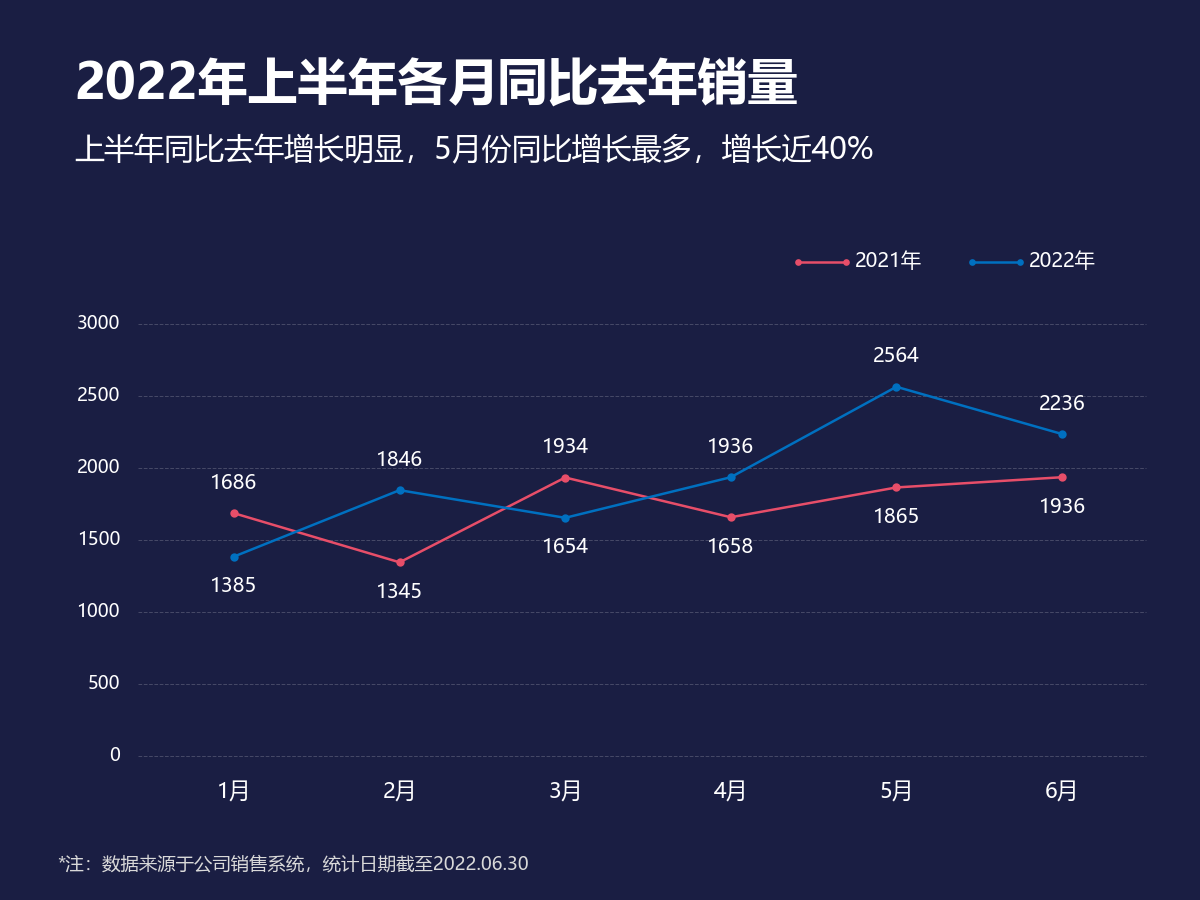

Python code for this plot:
# -*- coding: utf-8 -*-
from pathlib import Path
import openpyxl
# 向上查找原始教材目录；只读，不修改 Excel。图形和标签共用同一组单元格值。
HERE = Path(__file__).resolve().parent
SOURCE = next((p for base in HERE.parents for p in base.glob('《*/第二章 图表(前15).xlsx')), None)
if SOURCE is None:
    raise FileNotFoundError('请把本文件夹放在教材 Excel 所在项目目录下。缺少 第二章 图表(前15).xlsx')
wb = openpyxl.load_workbook(SOURCE, data_only=True, read_only=True)
ws = wb['13 对比折线图']
def col(letter, start, end):
    values = [ws[f'{letter}{r}'].value for r in range(start, end+1)]
    if any(v is None for v in values):
        raise ValueError(f'缺失数据：{ws.title}!{letter}{start}:{letter}{end}')
    return values

import numpy as np
import matplotlib
matplotlib.use('Agg')
import matplotlib.pyplot as plt
from matplotlib.patches import Rectangle, Circle, Wedge, Polygon, FancyBboxPatch
from matplotlib.colors import LinearSegmentedColormap
matplotlib.rcParams['font.sans-serif'] = ['Microsoft YaHei', 'SimHei']
matplotlib.rcParams['axes.unicode_minus'] = False
BG='#1A1E43'; BLUE='#0070C0'; RED='#E74E69'; YELLOW='#F5C353'; TEAL='#11A7AD'
def canvas(h=740):
    global fig,ax,H
    H=h
    fig=plt.figure(figsize=(10,h/100),dpi=120,facecolor=BG)
    ax=fig.add_axes([0,0,1,1],xlim=(0,1000),ylim=(h,0),facecolor=BG)
    ax.set_axis_off()
def text(x,y,s,size=13,color='white',ha='left',**kw):
    return ax.text(x,y,str(s),fontsize=size,color=color,ha=ha,va='center',**kw)
def rect(x,y,w,h,color,**kw):
    ax.add_patch(Rectangle((x,y),w,h,facecolor=color,edgecolor='none',**kw))
def header(title,subtitle='',note='*注：数据来源于公司销售系统，统计日期截至2022.06.30'):
    t=text(62,72,title,30,fontweight='bold')
    fig.canvas.draw()
    width=t.get_window_extent(fig.canvas.get_renderer()).width
    if width>fig.bbox.width*.9:t.set_fontsize(30*fig.bbox.width*.9/width)
    if subtitle:
        t=text(62,126,subtitle,18)
        fig.canvas.draw()
        width=t.get_window_extent(fig.canvas.get_renderer()).width
        if width>fig.bbox.width*.9:t.set_fontsize(18*fig.bbox.width*.9/width)
    if note: text(48,H-30,note,11,color='#D9D9D9')
def baseline(y=620,x0=95,x1=910):
    ax.plot([x0,x1],[y,y],color='#686A80',lw=.7)
def bar(x,v,scale,base=620,width=38,color=BLUE,label=True):
    rect(x-width/2,base-v*scale,width,v*scale,color)
    if label:text(x,base-v*scale-18,f'{v:g}',12,ha='center')
def finish():
    wb.close()
    fig.savefig(HERE/(Path(__file__).stem+'.png'),dpi=120,facecolor=BG)
    plt.close(fig)
if False:  # 此文件所有数值均来自上面的 ws/col，未嵌入 Excel 截图。
    pass

canvas(750)
months=col('B',3,8); v21=col('C',3,8);v22=col('D',3,8)
header('2022年上半年各月同比去年销量','上半年同比去年增长明显，5月份同比增长最多，增长近40%')
xs=np.linspace(195,885,6);base=630;scale=.12
for v in range(0,3001,500):
    y=base-v*scale;ax.plot([115,955],[y,y],color='#454866',lw=.6,ls='--');text(100,y,v,11,ha='right')
for vals,other,c in [(v21,v22,RED),(v22,v21,BLUE)]:
    ys=base-np.array(vals)*scale
    ax.plot(xs,ys,color=c,lw=1.5,marker='o',ms=4)
    for x,y,v,o in zip(xs,ys,vals,other):text(x,y+(-25 if v>o else 25),v,12,ha='center')
for x,m in zip(xs,months):text(x,base+30,m,13,ha='center')
for x,c,label in [(665,RED,'2021年'),(810,BLUE,'2022年')]:
    ax.plot([x,x+40],[218,218],color=c,lw=1.5,marker='o',ms=3);text(x+47,218,label,12)

finish()
